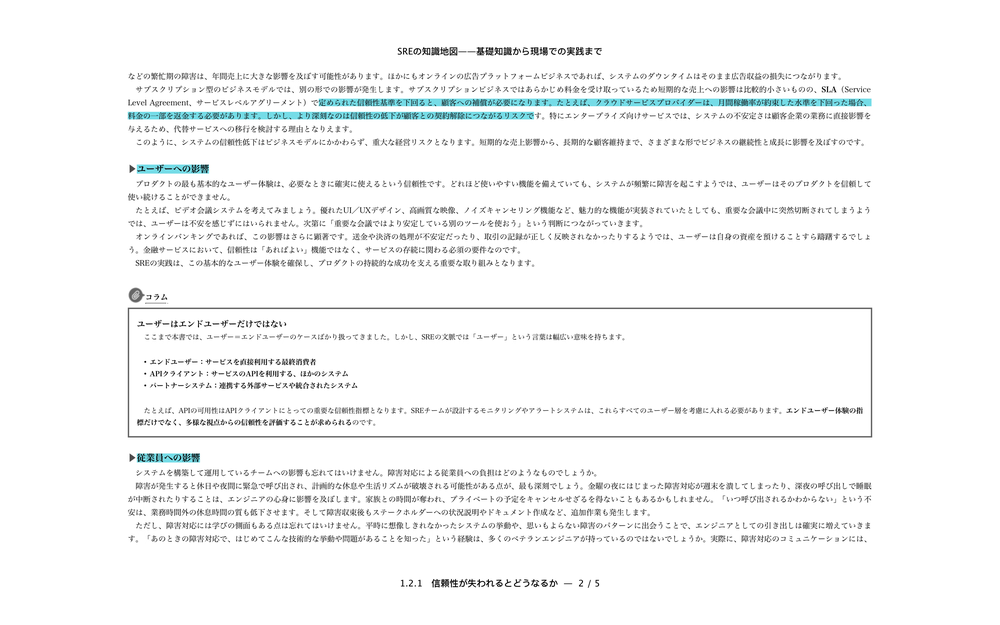
#> input picture samples/frame_0037.png, 1000 x 625 px, shrunk from 2880 x 1800 before the run; its folder holds only this picture in this run
$ python validate_code_detection.py
#> lines starting #> are read from the running program, lines starting #| are printed output that depends on the picture; after the words box and inside, x2 and y2 are one past the last pixel; in counts of white or black regions, pixels touching at a corner belong together
#!/usr/bin/env python3
"""
コードブロック検出の技術検証スクリプト

検証項目:
1. OpenCV枠線検出が正しく矩形を検出するか
2. 検出された領域がコードブロックらしいか（視覚的確認用）
"""

import json
from pathlib import Path

import cv2


def detect_bordered_rectangles(
    image_path: str,
    min_area_ratio: float = 0.005,
    max_area_ratio: float = 0.75,
    canny_low: int = 50,
    canny_high: int = 150,
) -> list[dict]:
    """OpenCVで枠線付き矩形を検出"""
    img = cv2.imread(image_path)
    if img is None:
        raise ValueError(f"Cannot read image: {image_path}")

    gray = cv2.cvtColor(img, cv2.COLOR_BGR2GRAY)
    h, w = img.shape[:2]
    total_area = h * w

    # Canny edge detection
    blurred = cv2.GaussianBlur(gray, (5, 5), 0)
    edges = cv2.Canny(blurred, canny_low, canny_high)

    # Morphological closing to fill gaps
    kernel = cv2.getStructuringElement(cv2.MORPH_RECT, (5, 5))
    closed = cv2.morphologyEx(edges, cv2.MORPH_CLOSE, kernel)

    # Find contours
    contours, _ = cv2.findContours(closed, cv2.RETR_TREE, cv2.CHAIN_APPROX_SIMPLE)

    rectangles = []
    for contour in contours:
        # Approximate to polygon
        epsilon = 0.02 * cv2.arcLength(contour, True)
        approx = cv2.approxPolyDP(contour, epsilon, True)

        # Must be 4-sided
        if len(approx) != 4:
            continue

        x, y, w_rect, h_rect = cv2.boundingRect(contour)
        area = cv2.contourArea(contour)

        # Calculate metrics
        aspect_ratio = float(w_rect) / h_rect if h_rect > 0 else 0

        hull = cv2.convexHull(contour)
        hull_area = cv2.contourArea(hull)
        solidity = float(area) / hull_area if hull_area > 0 else 0

        rect_area = w_rect * h_rect
        extent = float(area) / rect_area if rect_area > 0 else 0

        # Apply filters
        min_area = min_area_ratio * total_area
        max_area = max_area_ratio * total_area

        if not (min_area < area < max_area):
            continue
        if not (0.3 <= aspect_ratio <= 5.0):  # Wide range for code blocks
            continue
        if solidity < 0.7:  # Allow some irregularity
            continue
        if extent < 0.5:
            continue

        rectangles.append(
            {
                "bbox": [x, y, x + w_rect, y + h_rect],
                "area": int(area),
                "area_ratio": round(area / total_area, 4),
                "aspect_ratio": round(aspect_ratio, 2),
                "solidity": round(solidity, 2),
                "extent": round(extent, 2),
            }
        )

    # Sort by area (largest first)
    rectangles.sort(key=lambda r: r["area"], reverse=True)

    return rectangles


def draw_detections(image_path: str, rectangles: list[dict], output_path: str) -> None:
    """検出結果を画像に描画"""
    img = cv2.imread(image_path)

    for i, rect in enumerate(rectangles):
        x1, y1, x2, y2 = rect["bbox"]
        # Different colors for different rectangles
        color = [(0, 255, 0), (255, 0, 0), (0, 0, 255), (255, 255, 0), (255, 0, 255)][i % 5]
        cv2.rectangle(img, (x1, y1), (x2, y2), color, 3)
        cv2.putText(img, f"#{i + 1}", (x1, y1 - 10), cv2.FONT_HERSHEY_SIMPLEX, 0.9, color, 2)

    cv2.imwrite(output_path, img)
    print(f"Saved: {output_path}")


def main():
    samples_dir = Path("samples")
    output_dir = Path("specs/014-code-block-tagging/validation")
    output_dir.mkdir(parents=True, exist_ok=True)

    images = list(samples_dir.glob("*.png"))
    print(f"Found {len(images)} sample images\n")

    results = {}

    for img_path in images:
        print(f"=== {img_path.name} ===")

        try:
            rectangles = detect_bordered_rectangles(str(img_path))
#> in detect_bordered_rectangles, img is the input picture: shape (625, 1000, 3); mean B, G, R 246.8, 246.6, 245.5
#> in detect_bordered_rectangles, `edges = cv2.Canny(blurred, canny_low, canny_high)`:
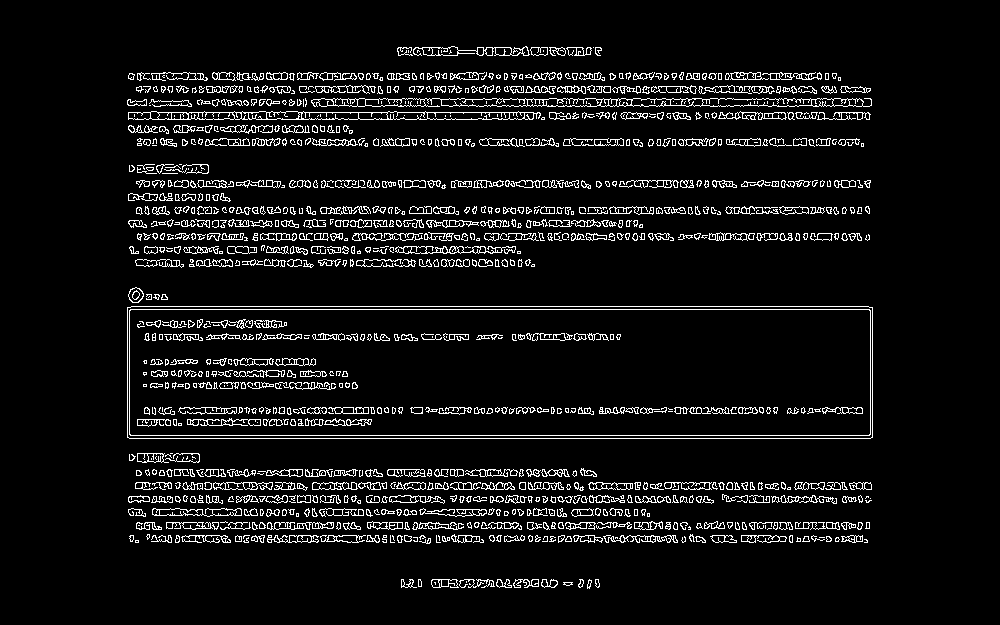
#> edges: shape (625, 1000); 7% white in thin lines or dots, all inside (x1, y1, x2, y2) = (127, 46, 873, 589)
#> in detect_bordered_rectangles, `closed = cv2.morphologyEx(edges, cv2.MORPH_CLOSE, kernel)`:
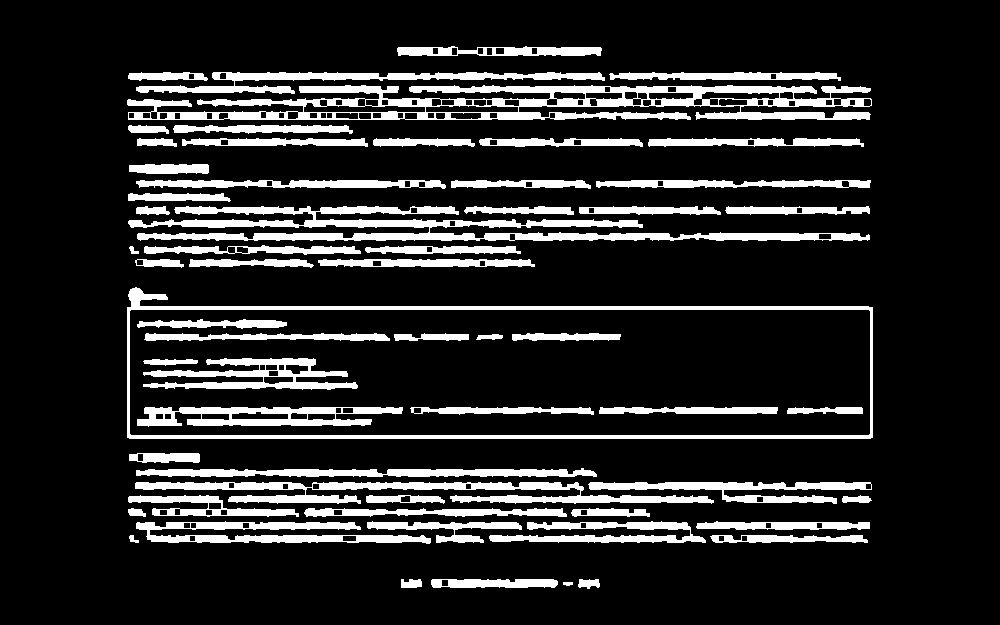
#> closed: shape (625, 1000); 15.2% white; 60 white regions
#> in detect_bordered_rectangles, `contours, _ = cv2.findContours(closed, cv2.RETR_TREE, cv2.CHAIN_APPROX..`: contours = 195 contours; largest, box (x1, y1, x2, y2) and area: (127, 287, 873, 439) 98648, (129, 309, 871, 436) 93358, (127, 85, 872, 120) 15394, (128, 206, 870, 241) 8234, (135, 482, 714, 504) 4814
#> the loop in detect_bordered_rectangles, `for contour in contours:` made 195 passes
#> epsilon on passes 1, 2, 4: 0.457, 1.24, 0.513
#> after the loop in detect_bordered_rectangles, `for contour in contours:`: rectangles = 1 item
#> rectangles = 1 item
            print(f"Detected {len(rectangles)} candidate rectangles:\n")
#| Detected 1 candidate rectangles:

            for i, rect in enumerate(rectangles[:5]):  # Show top 5
                print(f"  #{i + 1}: bbox={rect['bbox']}")
                print(f"       area_ratio={rect['area_ratio']:.1%}, aspect={rect['aspect_ratio']}")
                print(f"       solidity={rect['solidity']}, extent={rect['extent']}")
                print()
#> this loop made 1 pass
#|   #1: bbox=[127, 287, 873, 439]
#|        area_ratio=15.8%, aspect=4.91
#|        solidity=0.94, extent=0.87

            # Save visualization
            output_path = output_dir / f"{img_path.stem}_detected.png"
            if rectangles:
                draw_detections(str(img_path), rectangles[:5], str(output_path))
#> after the loop in draw_detections, `for i, rect in enumerate(rectangles):`:
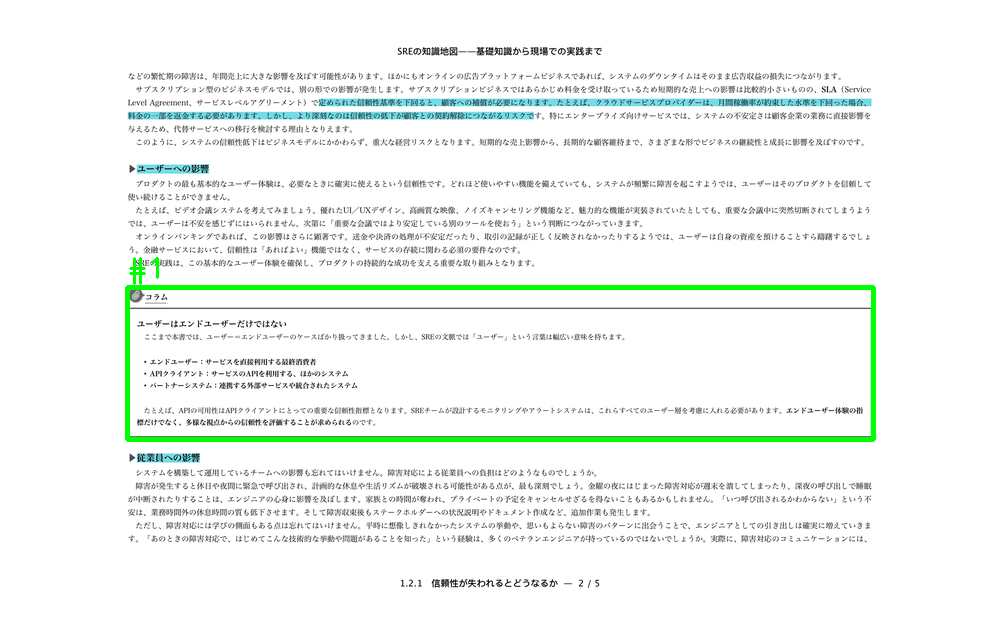
#> img: shape (625, 1000, 3); 1.48% of pixels changed, all inside (x1, y1, x2, y2) = (125, 257, 876, 442)

            results[img_path.name] = {
                "total_detected": len(rectangles),
                "top_candidates": rectangles[:5],
            }

        except Exception as e:
            print(f"Error: {e}")
            results[img_path.name] = {"error": str(e)}

        print()

    # Save JSON results
    results_path = output_dir / "detection_results.json"
    with open(results_path, "w", encoding="utf-8") as f:
        json.dump(results, f, ensure_ascii=False, indent=2)
    print(f"Results saved to: {results_path}")


if __name__ == "__main__":
    main()
